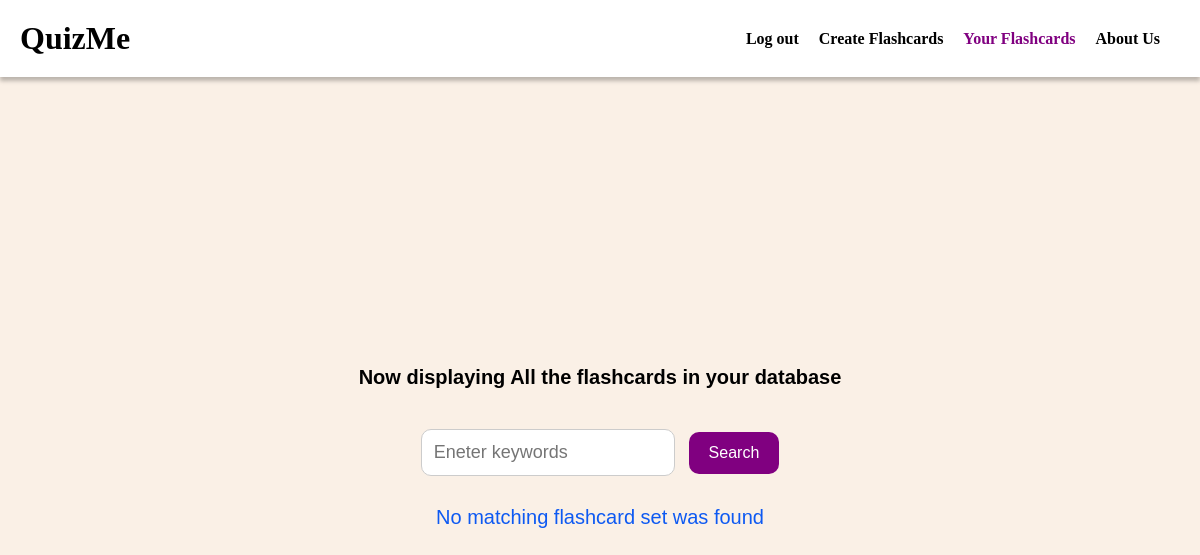
The app's page /your-flashcards (signed in), older data.
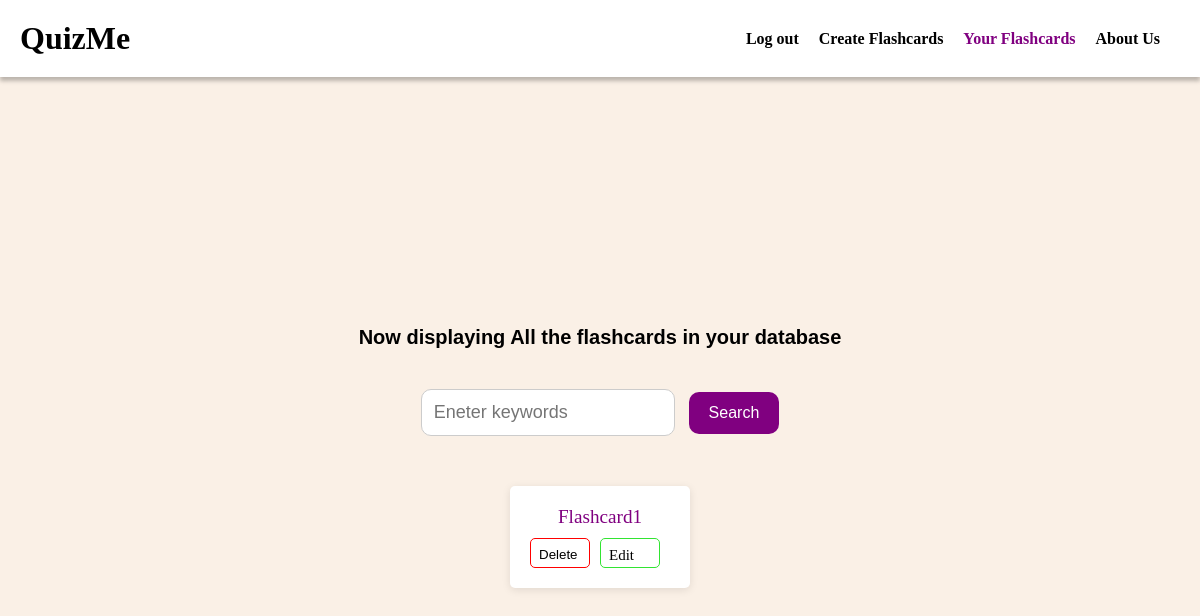
The same page, newer data.
### run.py (models this page shows, shortened)
class FlashcardSet(db.Model):
    id = db.Column(db.Integer, primary_key=True)
    name = db.Column(db.String(100), nullable=False)
    user_id = db.Column(db.Integer, db.ForeignKey('user.id'), nullable=False)
    flashcards = db.relationship('Flashcard', backref='flashcard_set', lazy=True, cascade='all, delete-orphan')  # Add cascade option

### run.py (the view, shortened to what this page needs)
@app.route('/your-flashcards', methods=['GET', 'POST'])
def your_flashcards():
    if 'user_id' not in session:
        return render_template('login.html', error_message="Please log in to access your flashcards.")
    user_id = session['user_id']
    user = User.query.get(user_id)
    flashcard_sets = user.flashcards
    return render_template('your-flashcards.html', flashcard_sets=flashcard_sets)

### templates/your-flashcards.html (shortened to what this page needs)
<!DOCTYPE html>
<html lang="en">
<head>
  <link rel="stylesheet" href="{{ url_for('static', filename='style.css') }}">
</head>
<body>
  <header>
    <div class="logo-container">
      <h1><b>QuizMe</b></h1>
    </div>
    <nav>
      <ul>
        <li><a href="{{ url_for('index') }}">Log out</a></li>
        <li><a href="{{ url_for('get_started') }}">Create Flashcards</a></li>
        <li><a href="{{ url_for('your_flashcards') }}" class="active">Your Flashcards</a></li>
        <li><a href="{{ url_for('about_us') }}">About Us</a></li>
      </ul>
    </nav>
  </header>
  <section class="hero">
    <h1 class="subtitle">Now displaying All the flashcards in your database</h1>
    <form id="searchForm" action="{{ url_for('search_flashcard_sets') }}" method="POST">
      <input type="text" id = "search" name="search_keywords" placeholder="Eneter keywords">
      <button type="submit" id="login-button">Search</button>
    </form>
  <div class="flashcard-list">
    <div class="flashcard-list">
      {% if flashcard_sets %}
        {% for flashcard_set in flashcard_sets %}
          <div class="flashcard-set-card">
              <a href="{{ url_for('single_flashcard', flashcard_set_name=flashcard_set.name) }}">{{ flashcard_set.name }}</a>
              <div class="side">
              <button class="delete_button" onclick="deleteFlashcardSet('{{ flashcard_set.name }}')">Delete</button>
              <a href="{{ url_for('edit_flashcard_set', flashcard_set_name=flashcard_set.name) }}" class="edit-button"><p id = "edit"> Edit </p></a>
            </div>
          </div>
        {% endfor %}
      {% else %}
        <p id = "subtitle">No matching flashcard set was found</p>
      {% endif %}
    </div>
  </div>
  </section>
</body>
</html>

### static/style.css (style rules this page uses)
* { box-sizing: border-box; margin: 0; padding: 0; }
body { font-family: popping; background-color: linen; overflow-y: scroll; flex-direction: row; color: black; }
header { display: flex; align-items: center; justify-content: space-between; padding: 20px; background-color: white; box-shadow: 0px 4px 4px #00000040; width: 100%; }
h1 { color: black; }
nav ul { list-style: none; display: flex; }
nav ul li { margin-right: 20px; }
nav ul li a { text-decoration: none; color: black; font-weight: bold; }
nav ul li a.active { color: purple; }
.hero { text-align: center; padding: 100px 0; height: 100vh; display: flex; flex-direction: column; justify-content: center; align-items: center; }
.hero h1 { color: black; font-size: 36px; font-weight: bold; margin-bottom: 20px; }
.hero .subtitle { color: black; font-size: 20px; margin-bottom: 40px; font-family: Verdana, Geneva, Tahoma, sans-serif; }

### templates/your-flashcards.html (style rules this page uses)
.flashcard-set-card { background-color: white; border-radius: 5px; margin: 20px; padding: 20px; box-shadow: 0 2px 9px rgba(0, 0, 0, 0.1); display: inline-flex; flex-direction: column; justify-content: space-between; min-width: 20px; position: relative; }
.flashcard-list { display: flex; flex-wrap: wrap; justify-content: center; gap: 20px; margin: 10px; }
.flashcard-set-card a { color: purple; font-size: larger; text-decoration: none; }
#login-button { background-color: purple; color: #fff; border: none; border-radius: 10px; padding: 12px 20px; margin-left: 10px; font-size: 16px; cursor: pointer; }
#search { width: 70%; font-size: 18px; padding: 12px; border: 1px solid #ccc; border-radius: 10px; transition: border-color 0.3s ease; margin-bottom: 10px; }
.flashcard-set-card .delete_button { background-color: white; border: 1px solid red; color: black; width: 60px; height: 30px; border-radius: 5px; padding: 8px 8px; margin-top: 10px; margin-right: 10px; cursor: pointer; }
#edit { font-size: 15px; }
.flashcard-set-card .edit-button { background-color: white; color: black; border: 1px solid rgb(50, 228, 50); border-radius: 5px; width: 60px; height: 30px; padding: 8px 8px; margin-right: 10px; margin-top: 10px; cursor: pointer; }
.side { display: flex; }
.side .edit-button { display: flex; align-items: right; }
.side .delete_button { display: flex; align-items: left; }

Row changes from the older to the newer data that the page shows:
added FlashcardSet: name "Flashcard1"
Text that changed along with them:
text no longer shown: "No matching flashcard set was found"
